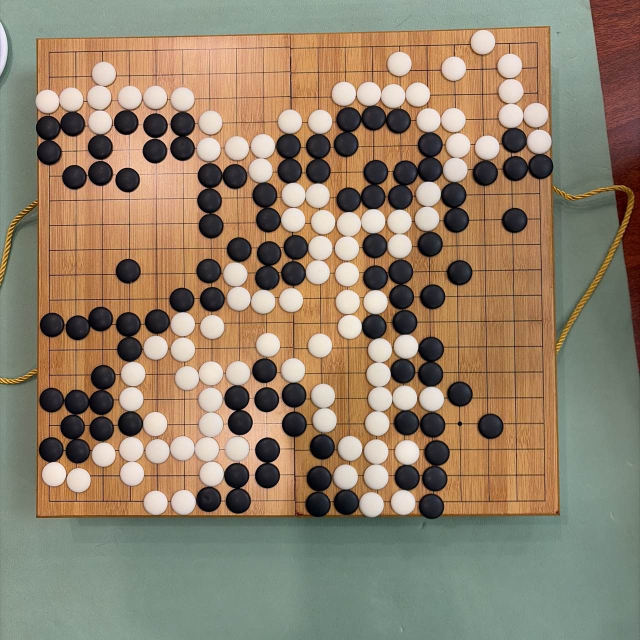
#> input picture assets/example-board.jpg, 1280 x 1280 px (shown at 1/2 size)
$ python count_go_black_stones.py ../assets/example-board.jpg
#> lines starting #> are read from the running program, lines starting #| are printed output that depends on the picture; after the words box and inside, x2 and y2 are one past the last pixel; in counts of white or black regions, pixels touching at a corner belong together
#!/usr/bin/env python3
from __future__ import annotations

import argparse
import json
import math
import sys
from collections import deque
from dataclasses import dataclass
from pathlib import Path

try:
    import cv2
    import numpy as np
    from PIL import Image, ImageDraw, ImageFont
except ImportError as exc:
    raise SystemExit(
        "Missing dependency. Install with: "
        "python3 -m pip install -r scripts/requirements.txt"
    ) from exc


@dataclass
class GridFit:
    offset: float
    spacing: float
    score: float
    coverage: int
    candidates: int


def read_image(path: Path) -> np.ndarray:
    data = np.fromfile(str(path), dtype=np.uint8)
    image = cv2.imdecode(data, cv2.IMREAD_COLOR)
#> image is the input picture: shape (1280, 1280, 3); mean B, G, R 107, 128.9, 145.3
    if image is None:
        raise SystemExit(f"Could not read image: {path}")
    return image


# [19 lines left out: functions write_image, parse_corners, not called in this run]


def order_points(points: np.ndarray) -> np.ndarray:
    pts = np.array(points, dtype=np.float32).reshape(4, 2)
    s = pts.sum(axis=1)
    d = np.diff(pts, axis=1).reshape(-1)
    ordered = np.zeros((4, 2), dtype=np.float32)
    ordered[0] = pts[np.argmin(s)]
    ordered[2] = pts[np.argmax(s)]
    ordered[1] = pts[np.argmin(d)]
    ordered[3] = pts[np.argmax(d)]
    return ordered


def side_lengths(points: np.ndarray) -> tuple[float, float, float, float]:
    pts = order_points(points)
    return tuple(float(np.linalg.norm(pts[(i + 1) % 4] - pts[i])) for i in range(4))


def candidate_score(points: np.ndarray, area: float, image_area: float) -> float:
    lengths = side_lengths(points)
    width = (lengths[0] + lengths[2]) / 2.0
    height = (lengths[1] + lengths[3]) / 2.0
    if width <= 1 or height <= 1:
        return -1.0
    aspect = width / height
    square_score = math.exp(-abs(math.log(aspect)) * 2.2)
    area_score = min(area / image_area, 1.0)
    return area_score * square_score


def detect_board_candidates(image: np.ndarray) -> list[np.ndarray]:
    height, width = image.shape[:2]
    image_area = float(height * width)
    hsv = cv2.cvtColor(image, cv2.COLOR_BGR2HSV)
#> hsv: shape (1280, 1280, 3); mean H, S, V 44.2, 81.5, 152.3
    ranges = [
        ((8, 35, 55), (38, 240, 250)),
        ((10, 45, 65), (35, 230, 245)),
        ((5, 25, 45), (45, 255, 255)),
        ((0, 20, 45), (55, 255, 255)),
    ]
    ksize = max(9, int(max(height, width) / 45))
    if ksize % 2 == 0:
        ksize += 1
    kernel = cv2.getStructuringElement(cv2.MORPH_RECT, (ksize, ksize))
    candidates: list[tuple[float, np.ndarray]] = []

    for low, high in ranges:
        mask = cv2.inRange(hsv, np.array(low, dtype=np.uint8), np.array(high, dtype=np.uint8))
        mask = cv2.morphologyEx(mask, cv2.MORPH_CLOSE, kernel, iterations=2)
        mask = cv2.morphologyEx(mask, cv2.MORPH_OPEN, kernel, iterations=1)
        contours, _ = cv2.findContours(mask, cv2.RETR_EXTERNAL, cv2.CHAIN_APPROX_SIMPLE)
        for contour in sorted(contours, key=cv2.contourArea, reverse=True)[:8]:
            area = float(cv2.contourArea(contour))
            if area < image_area * 0.12:
                continue
            perimeter = cv2.arcLength(contour, True)
            point_sets = []
            for eps in (0.02, 0.04, 0.06):
                approx = cv2.approxPolyDP(contour, eps * perimeter, True)
                if len(approx) == 4:
                    point_sets.append(approx.reshape(4, 2).astype(np.float32))
            rect = cv2.minAreaRect(contour)
            point_sets.append(cv2.boxPoints(rect).astype(np.float32))

            for points in point_sets:
                score = candidate_score(points, area, image_area)
                if score > 0:
                    candidates.append((score, order_points(points)))
#> this loop made 4 passes
#> pass 1, in detect_board_candidates, `mask = cv2.inRange(hsv, np.array(low, dtype=np.uint8), np.array(high, ..`:
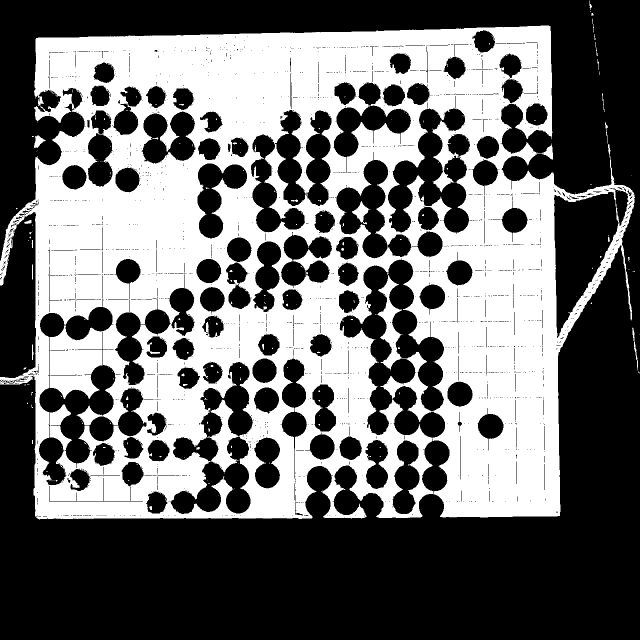
#> mask: shape (1280, 1280) (shown at 1/2 size); 42.2% white; 263 white regions (238 under 20 px), largest, box (x1, y1, x2, y2) and area: (0, 51, 1270, 1039) 687694, (704, 402, 741, 449) 655, (68, 271, 92, 296) 309
#> pass 1, in detect_board_candidates, `mask = cv2.morphologyEx(mask, cv2.MORPH_CLOSE, kernel, iterations=2)`:
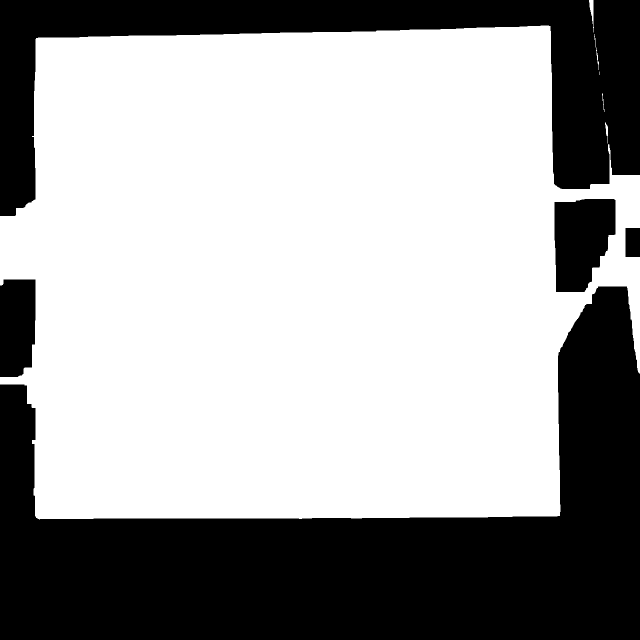
#> mask: shape (1280, 1280) (shown at 1/2 size); 64% white; 5 black regions, box (x1, y1, x2, y2) and area: (0, 573, 1280, 1280) 397441, (0, 0, 1280, 432) 159733, (1109, 398, 1231, 584) 18255, (0, 559, 71, 754) 12907, (1251, 456, 1280, 514) 1682
#> pass 1, in detect_board_candidates, `mask = cv2.morphologyEx(mask, cv2.MORPH_OPEN, kernel, iterations=1)`:
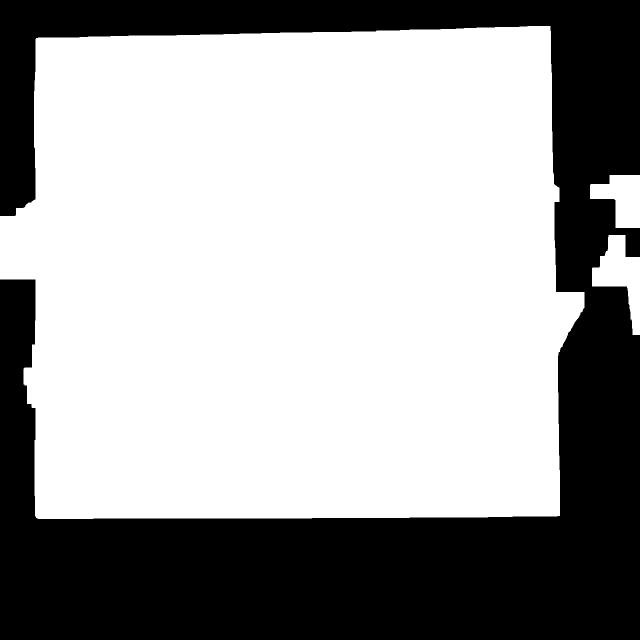
#> mask: shape (1280, 1280) (shown at 1/2 size); 63.7% white; 1 black region, box (x1, y1, x2, y2) and area: (0, 0, 1280, 1280) 594866
#> pass 2, in detect_board_candidates, `mask = cv2.inRange(hsv, np.array(low, dtype=np.uint8), np.array(high, ..`:
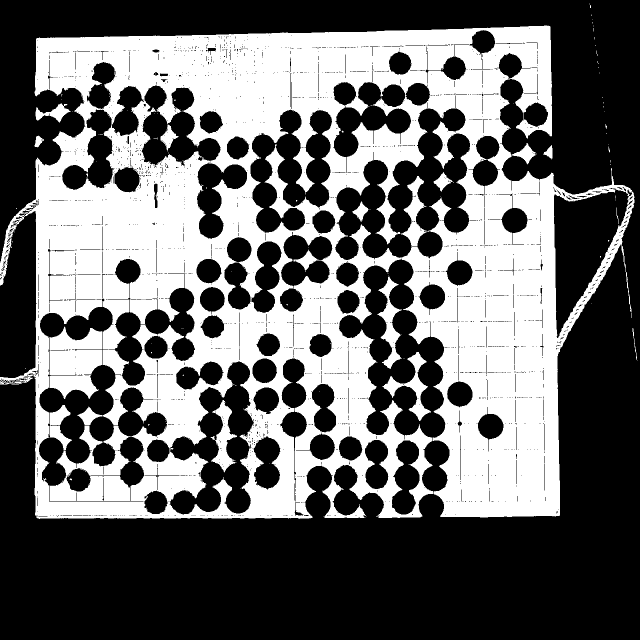
#> mask: shape (1280, 1280) (shown at 1/2 size); 40% white; 138 white regions (123 under 20 px), largest, box (x1, y1, x2, y2) and area: (0, 51, 1269, 1038) 639548, (754, 553, 804, 738) 3205, (764, 704, 862, 842) 3193
#> after the loop:
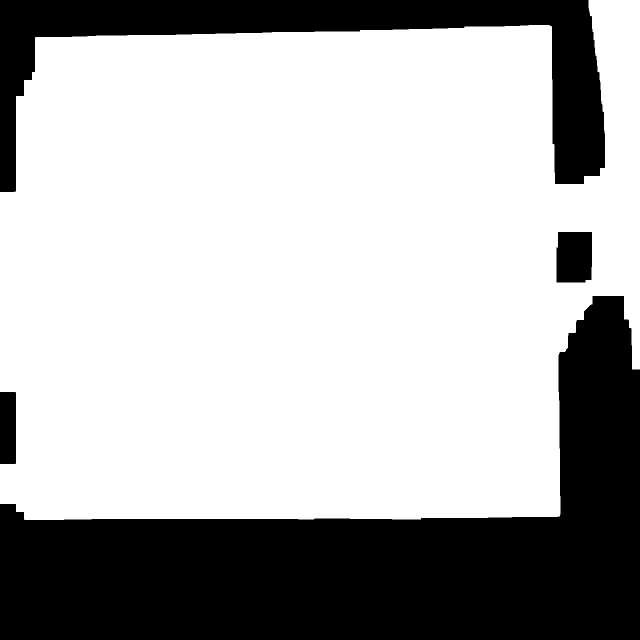
#> mask: shape (1280, 1280) (shown at 1/2 size); 69.2% white; 4 black regions, box (x1, y1, x2, y2) and area: (0, 592, 1280, 1280) 375840, (0, 0, 1210, 384) 117836, (1113, 464, 1184, 565) 6987, (0, 784, 32, 928) 4606
#> after the loop, candidates = 13 items

    if not candidates:
        return []

    candidates.sort(key=lambda item: item[0], reverse=True)
    unique: list[np.ndarray] = []
    for _, points in candidates:
        if all(np.max(np.abs(points - existing)) > 12 for existing in unique):
            unique.append(points)
        if len(unique) >= 8:
            break
#> this loop made 13 passes
#> points on passes 1 to 8: [[71, 75], [1102, 53], [1118, 1032], [70, 1035]], [[71, 75], [1102, 53], [1118, 1032], [70, 1035]], [[71, 75], [1102, 53], [1118, 1032], [70, 1035]], [[72, 76], [1100, 52], [1119, 1031], [72, 1035]], [[72, 76], [1100, 52], [1119, 1031], [72, 1035]], [[72, 76], [1100, 52], [1119, 1031], [72, 1035]], [[73, 76], [1100, 53], [1118, 1031], [72, 1035]], [[73, 76], [1100, 53], [1118, 1031], [72, 1035]]
#> after the loop, unique = [[[71, 75], [1102, 53], [1118, 1032], [70, 1035]], [[-1.41, 1.65], [1279, -0.143], [1280.5, 1037.4], [0.045, 1039.2]], [[-7.11, 65.97], [1165.5, 49.46], [1179.3, 1031.1], [6.71, 1047.7]]]
    return unique


def warp_board(image: np.ndarray, corners: np.ndarray, size: int) -> np.ndarray:
    dst = np.array(
        [[0, 0], [size - 1, 0], [size - 1, size - 1], [0, size - 1]],
        dtype=np.float32,
    )
    transform = cv2.getPerspectiveTransform(order_points(corners), dst)
    return cv2.warpPerspective(image, transform, (size, size))


def cluster_positions(items: list[tuple[float, float]], tolerance: float) -> list[tuple[float, float]]:
    if not items:
        return []
    items = sorted(items)
    clusters: list[list[tuple[float, float]]] = []
    for value, weight in items:
        if not clusters or value - clusters[-1][-1][0] > tolerance:
            clusters.append([(value, weight)])
        else:
            clusters[-1].append((value, weight))

    merged = []
    for cluster in clusters:
        total_weight = sum(weight for _, weight in cluster)
        if total_weight <= 0:
            continue
        value = sum(value * weight for value, weight in cluster) / total_weight
        merged.append((value, total_weight))
    return merged


def projection_peaks(mask: np.ndarray, axis: int, percentile: float = 93.0) -> list[tuple[float, float]]:
    projection = mask.mean(axis=axis)
    if projection.size < 16:
        return []
    smooth = np.convolve(projection, np.ones(7) / 7.0, mode="same")
    threshold = float(np.percentile(smooth, percentile))
    if threshold <= 0:
        return []
    peaks = []
    for idx in range(4, len(smooth) - 4):
        window = smooth[idx - 4 : idx + 5]
        if smooth[idx] >= threshold and smooth[idx] >= window.max():
            peaks.append((float(idx), float(max(smooth[idx], 1.0)) / 255.0))
    return cluster_positions(peaks, 12.0)


def collect_line_candidates(warped: np.ndarray, axis: str) -> list[tuple[float, float]]:
    size = warped.shape[0]
    gray = cv2.cvtColor(warped, cv2.COLOR_BGR2GRAY)
    candidates: list[tuple[float, float]] = []

    edges = cv2.Canny(cv2.GaussianBlur(gray, (3, 3), 0), 50, 120, apertureSize=3)
    lines = cv2.HoughLinesP(
        edges,
        1,
        np.pi / 180,
        threshold=max(55, int(size * 0.055)),
        minLineLength=max(140, int(size * 0.18)),
        maxLineGap=max(16, int(size * 0.035)),
    )
    if lines is not None:
        for x1, y1, x2, y2 in lines[:, 0, :]:
            dx = float(x2 - x1)
            dy = float(y2 - y1)
            length = math.hypot(dx, dy)
            if length < size * 0.18:
                continue
            angle = abs(math.degrees(math.atan2(dy, dx)))
            if axis == "x" and 84 <= angle <= 96:
                candidates.append(((x1 + x2) / 2.0, 1.0 + length / size))
            elif axis == "y" and (angle <= 6 or angle >= 174):
                candidates.append(((y1 + y2) / 2.0, 1.0 + length / size))

    block_size = max(31, int(size / 20))
    if block_size % 2 == 0:
        block_size += 1
    dark = cv2.adaptiveThreshold(
        gray,
        255,
        cv2.ADAPTIVE_THRESH_MEAN_C,
        cv2.THRESH_BINARY_INV,
        block_size,
        7,
    )
    kernel_len = max(35, int(size / 18))
    if axis == "x":
        kernel = cv2.getStructuringElement(cv2.MORPH_RECT, (2, kernel_len))
        line_mask = cv2.morphologyEx(dark, cv2.MORPH_OPEN, kernel)
        candidates.extend(projection_peaks(line_mask, axis=0))
    else:
        kernel = cv2.getStructuringElement(cv2.MORPH_RECT, (kernel_len, 2))
        line_mask = cv2.morphologyEx(dark, cv2.MORPH_OPEN, kernel)
        candidates.extend(projection_peaks(line_mask, axis=1))

    return cluster_positions(candidates, tolerance=max(8.0, size / 120.0))


def fit_regular_grid(
    candidates: list[tuple[float, float]],
    board_size: int,
    image_size: int,
) -> GridFit:
    nominal = image_size / float(board_size - 1)
    if not candidates:
        margin = image_size * 0.045
        spacing = (image_size - 2 * margin) / float(board_size - 1)
        return GridFit(margin, spacing, 0.0, 0, 0)

    values = np.array([value for value, _ in candidates], dtype=np.float64)
    weights = np.array([weight for _, weight in candidates], dtype=np.float64)
    weights = np.clip(weights, 0.25, 6.0)

    best: tuple[float, float, float, int] | None = None
    min_spacing = nominal * 0.78
    max_spacing = nominal * 1.02

    for spacing in np.linspace(min_spacing, max_spacing, 300):
        max_offset = image_size - 1 - (board_size - 1) * spacing
        if max_offset < 0:
            continue
        offsets = np.linspace(0, min(max_offset, image_size * 0.16), 220)
        tolerance = max(4.5, spacing * 0.095)
        for offset in offsets:
            grid = offset + np.arange(board_size) * spacing
            distances = np.min(np.abs(values[:, None] - grid[None, :]), axis=1)
            nearest = np.argmin(np.abs(values[:, None] - grid[None, :]), axis=1)
            weighted = float(np.sum(weights * np.exp(-((distances / tolerance) ** 2))))
            coverage = len(set(int(v) for v in nearest[distances < tolerance * 1.2]))
            score = weighted + coverage * 1.8
            if best is None or score > best[0]:
                best = (score, float(offset), float(spacing), coverage)

    if best is None:
        margin = image_size * 0.045
        spacing = (image_size - 2 * margin) / float(board_size - 1)
        return GridFit(margin, spacing, 0.0, 0, len(candidates))

    score, offset, spacing, coverage = best
    return GridFit(offset, spacing, score, coverage, len(candidates))


def detect_grid(warped: np.ndarray, board_size: int) -> tuple[GridFit, GridFit]:
    size = warped.shape[0]
    x_candidates = collect_line_candidates(warped, "x")
    y_candidates = collect_line_candidates(warped, "y")
    return (
        fit_regular_grid(x_candidates, board_size, size),
        fit_regular_grid(y_candidates, board_size, size),
    )


def choose_board(image: np.ndarray, corners: np.ndarray | None, board_size: int, warp_size: int) -> tuple[np.ndarray, np.ndarray, GridFit, GridFit]:
    if corners is not None:
        ordered = order_points(corners)
        warped = warp_board(image, ordered, warp_size)
        xfit, yfit = detect_grid(warped, board_size)
        return ordered, warped, xfit, yfit

    candidates = detect_board_candidates(image)
#> candidates has the same summary as unique in detect_board_candidates
    if not candidates:
        h, w = image.shape[:2]
        side = min(h, w)
        x0 = (w - side) / 2.0
        y0 = (h - side) / 2.0
        candidates = [
            np.array(
                [[x0, y0], [x0 + side - 1, y0], [x0 + side - 1, y0 + side - 1], [x0, y0 + side - 1]],
                dtype=np.float32,
            )
        ]

    best = None
    for candidate in candidates:
        warped = warp_board(image, candidate, warp_size)
        xfit, yfit = detect_grid(warped, board_size)
        score = xfit.score + yfit.score + (xfit.coverage + yfit.coverage) * 2.0
        if best is None or score > best[0]:
            best = (score, candidate, warped, xfit, yfit)
#> this loop made 3 passes
#> score on passes 2 to 3: 186.7, 169.9
#> pass 1, in choose_board, `warped = warp_board(image, candidate, warp_size)`:
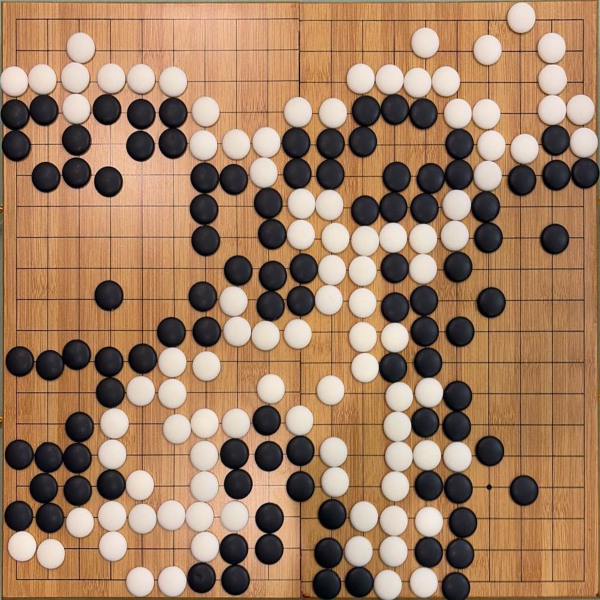
#> warped: shape (1200, 1200, 3) (shown at 1/2 size); mean B, G, R 98.2, 126.3, 161.4
#> pass 1, in collect_line_candidates, `gray = cv2.cvtColor(warped, cv2.COLOR_BGR2GRAY)`:
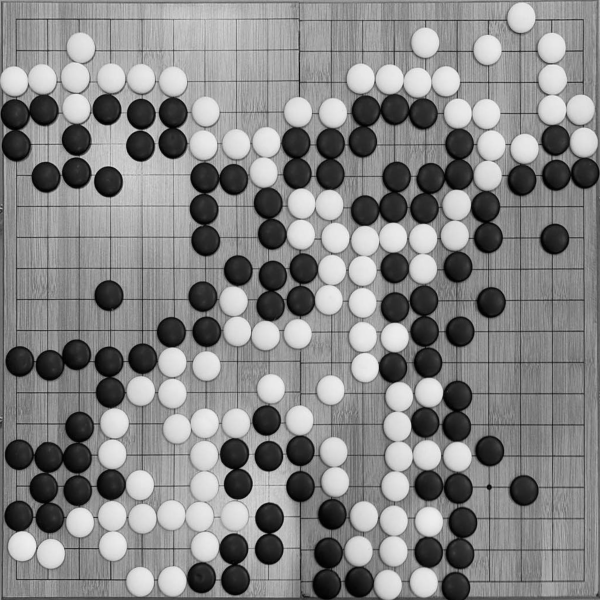
#> gray: shape (1200, 1200) (shown at 1/2 size); min 0, max 247, mean 133.6
#> after the loop, best = 5 items
#> (the rest of the program and of its run is left out)
